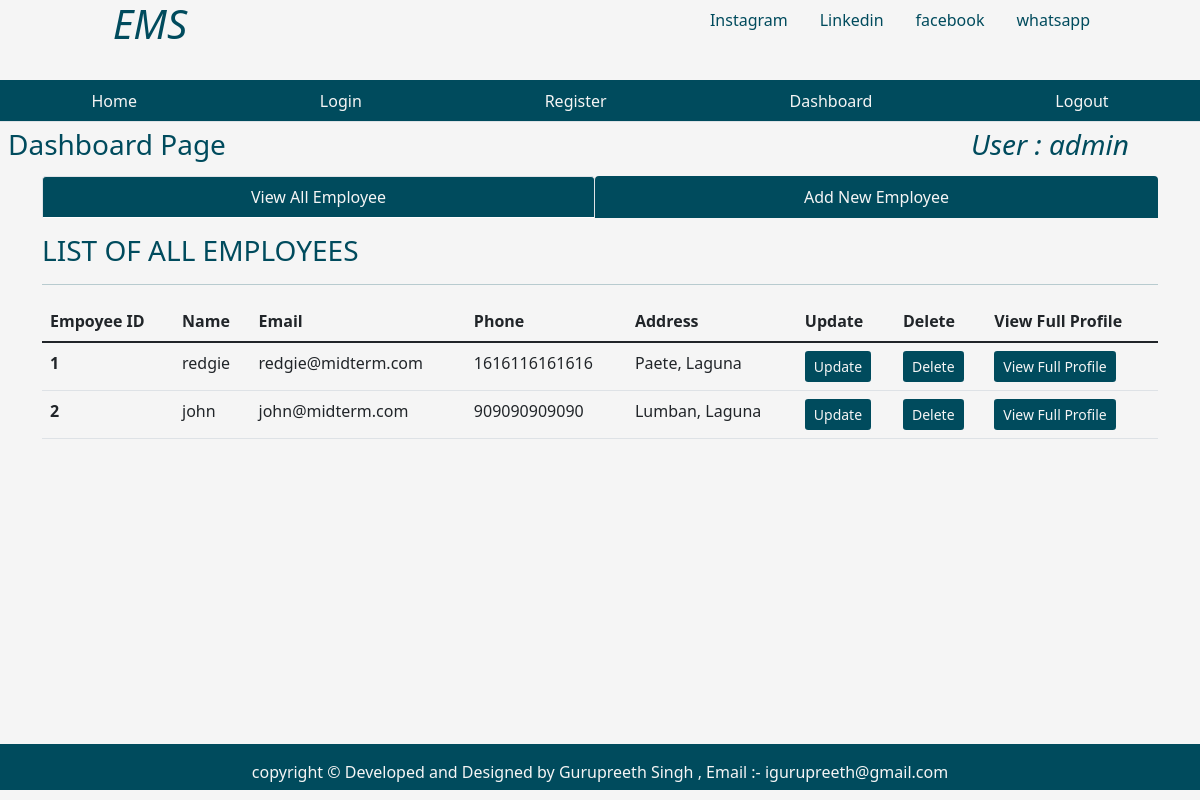
The app's page /dashboard (signed in) with its own data.
### tables this page shows
CREATE TABLE users ( 
    id INTEGER PRIMARY KEY AUTOINCREMENT,
    name text NOT NULL,
    password text NOT NULL,
    admin boolean NOT NULL DEFAULT '0'
    );

CREATE TABLE emp (
    empid INTEGER PRIMARY KEY AUTOINCREMENT,
    name text NOT NULL,
    email text,
    phone INTEGER,
    address text,
    joining_date TIMESTAMP DEFAULT CURRENT_TIMESTAMP,
    total_projects INTEGER DEFAULT 1,
    total_test_case INTEGER DEFAULT 1,
    total_defects_found INTEGER DEFAULT 1,
    total_defects_pending INTEGER DEFAULT 1
);

### app.py (the view)
@app.route('/dashboard')
def dashboard():
    user = get_current_user()
    db = get_database()
    if request.method == "GET":
        emp_cur = db.execute('SELECT * FROM emp')
        allemp = emp_cur.fetchall()
    return render_template('dashboard.html', user = user, allemp = allemp)

### app.py (called while the page is built)
@app.teardown_appcontext
def close_database(error):
    if hasattr(g, 'crudapplication_db'):
        g.crudapplication_db.close()

def get_current_user():
    user = None
    if 'user' in session:
        user = session['user']
        db = get_database()
        user_cur = db.execute('SELECT * FROM users WHERE name = ?', [user])
        user = user_cur.fetchone()
    return user

### database.py (called while the page is built)
def connect_to_database():
   conn = sqlite3.connect('crudapplication.db')
   conn.row_factory = sqlite3.Row
   return conn

def get_database():
   if not hasattr(g, 'crudapplication_db'):
      g.crudapplication_db = connect_to_database()
   return g.crudapplication_db

### templates/dashboard.html (shortened to what this page needs)
{% from "showlinks.html" import show_links, social_links %}
<!DOCTYPE html>
<html lang="en">
<head>
    <link href="https://cdn.jsdelivr.net/npm/bootstrap@5.1.3/dist/css/bootstrap.min.css" rel="stylesheet">
    <link rel="stylesheet" href="{{ url_for('static', filename='css/dashboard.css') }}" type = "text/css">
</head>
<body>
      <div class="parent">
        <div class="child child1">
            <h1 class="text-center"><i>EMS</i></h1>
        </div>
        <div class="child child2">
            {{ social_links() }}
        </div>
        <div class="child child3">
            {{ show_links() }}
        </div>
        <div class="child child4">
            <h3 class="m-2">Dashboard Page</h3>
        </div>
        <div class="child child5" style="color:rgb(0, 75, 93);">
          {% if user %}
          <h3 class="m-2"><i>User : {{ user['name'] }} </i></h3>
          {% endif %}
        </div>
        <div class="child child6  container" style="color:rgb(0, 75, 93);">
            <ul class="nav nav-tabs nav-fill mb-3">
                <li class="nav-item">
                  <a class="nav-link active" aria-current="page" href="{{ url_for('dashboard') }}" style=" background-color:rgb(0, 75, 93); color:whitesmoke;">View All Employee</a>
                </li>
                <li class="nav-item">
                  <a class="nav-link" style=" background-color:rgb(0, 75, 93); color:whitesmoke;" href="{{ url_for('addnewemployee') }}">Add New Employee</a>
                </li>
              </ul>
              <div class="table-responsive-lg caption-top">
                <caption><h3>LIST OF ALL EMPLOYEES</h3></caption>
                <hr>
                <table class="table">
                    <thead>
                        <tr>
                          <th scope="col">Empoyee ID</th>
                          <th scope="col">Name</th>
                          <th scope="col">Email</th>
                          <th scope="col">Phone</th>
                          <th scope="col">Address</th>
                          <th scope="col">Update</th>
                          <th scope="col">Delete</th>
                          <th scope="col">View Full Profile</th>
                        </tr>
                      </thead>
                      <tbody>
                        {% for emp in allemp %}
                        <tr>
                          <th scope="row">{{ emp['empid'] }}</th>
                          <td>{{ emp['name'] }}</td>
                          <td>{{ emp['email'] }}</td>
                          <td>{{ emp['phone'] }}</td>
                          <td>{{ emp['address'] }}</td>
                          <td><a class="btn btn-sm" style="background-color:rgb(0, 75, 93); color:whitesmoke;" href="{{ url_for('fetchone', empid = emp['empid']) }}">Update</a></td>
                          <td><a class="btn btn-sm" style="background-color:rgb(0, 75, 93); color:whitesmoke;" href="{{ url_for('deleteemployee', empid = emp['empid']) }}">Delete</a></td>
                          <td><a class="btn btn-sm" style="background-color:rgb(0, 75, 93); color:whitesmoke;" href="{{ url_for('singleemployee', empid = emp['empid']) }}">View Full Profile</a></td>
                        </tr>
                        {% endfor %}
                      </tbody>
                </table>
              </div>
        </div>
        <div class="child child7" style="background-color:rgb(0, 75, 93); color:whitesmoke;">
            <p class="p-3 text-center">copyright &copy; Developed and Designed by Gurupreeth Singh , Email :- igurupreeth@gmail.com</p>
        </div>
      </div>
</body>
</html>

### static/css/dashboard.css (style rules this page uses)
html, body { height: 100%; background-color:whitesmoke; color:rgb(0, 75, 93); }
.parent { height: 100%; display: grid; grid-template-columns: repeat(4, 1fr); grid-template-rows: 10% 5% 7% auto 7%; }
.child { margin-bottom: 10px; }
.child1 { grid-column: 1/2; grid-row: 1/2; }
.child2 { grid-column: 3/-1; grid-row: 1/2; }
.child3 { grid-column: 1/-1; grid-row: 2/3; }
.child4 { grid-column: 1/2; grid-row: 3/4; }
.child5 { grid-column: 4/5; grid-row: 3/4; text-align: center; }
.child6 { grid-column: 1/-1; grid-row: 4/5; }
.child7 { grid-column: 1/-1; grid-row: 5/6; }

### records on screen
users: name "admin"
emp: empid "1", name "redgie", email "redgie@midterm.com", phone "1616116161616", address "Paete, Laguna"
emp: empid "2", name "john", email "john@midterm.com", phone "909090909090", address "Lumban, Laguna"
